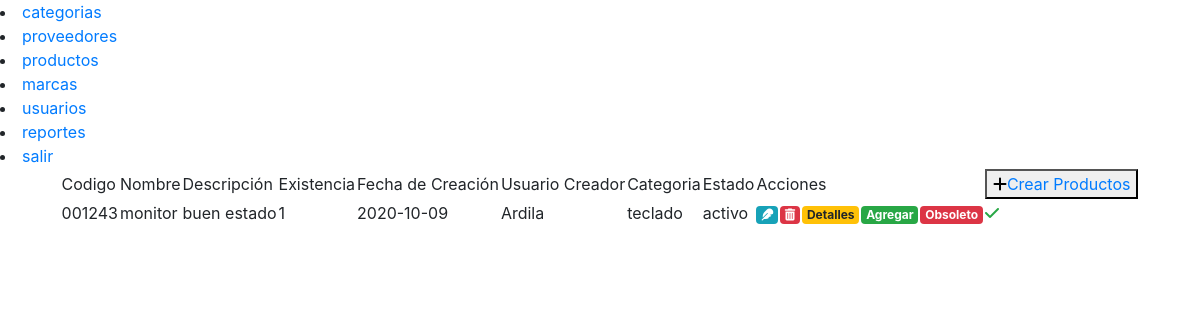
The page /codigo/pre_consultar_productos.php (signed in) on the database as committed earlier.
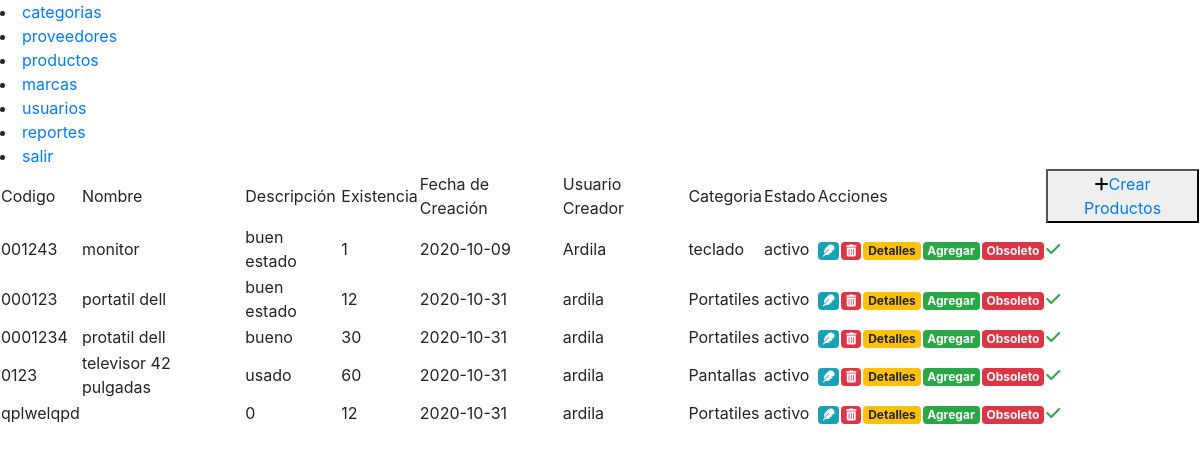
The same page on the database as committed later.
### tables this page shows
CREATE TABLE IF NOT EXISTS `productos` (
  `id_product` int(5) NOT NULL AUTO_INCREMENT,
  `codigo` varchar(15) NOT NULL,
  `codigo_barra` varchar(40) DEFAULT NULL,
  `nombre` varchar(50) NOT NULL,
  `descripcion` varchar(100) NOT NULL,
  `existencia` varchar(5) NOT NULL,
  `fecha_modificacion` date DEFAULT NULL,
  `fecha_creacion` date NOT NULL,
  `usuario_creacion` varchar(20) NOT NULL,
  `usuario_modificacion` varchar(20) DEFAULT NULL,
  `fk_id_estado` varchar(4) NOT NULL,
  `fk_id_categoria` varchar(4) NOT NULL,
  `fk_id_proveedor` varchar(4) NOT NULL,
  `fk_id_marca` varchar(4) NOT NULL,
  PRIMARY KEY (`id_product`)
);

CREATE TABLE IF NOT EXISTS `categorias` (
  `id_categorias` int(5) NOT NULL AUTO_INCREMENT,
  `codigo_categoria` varchar(15) NOT NULL,
  `fecha_creacion` date NOT NULL,
  `fecha_modificacion` date DEFAULT NULL,
  `usuario_modificacion` varchar(10) NOT NULL,
  `cat_descripcion` varchar(100) NOT NULL,
  `usuario_creacion` varchar(10) NOT NULL,
  `fk_id_estado` varchar(5) NOT NULL,
  PRIMARY KEY (`id_categorias`)
);

CREATE TABLE IF NOT EXISTS `estados` (
  `id_estado` int(5) NOT NULL AUTO_INCREMENT,
  `nombre_estado` varchar(20) NOT NULL,
  PRIMARY KEY (`id_estado`)
);

### codigo/pre_consultar_productos.php (the view, shortened to what this page needs)
<!DOCTYPE html>
<html lang="en">
<head>
</head>
<body>
   <div id="banner">
    <?php
    include("banner_admin.php");
    ?>
   </div>
   <div id="body" align="center">
    <table>
    <tr>
        <td>Codigo</td>
        <td>Nombre</td>
        <td>Descripci&oacute;n</td>
        <td>Existencia</td>
        <td>Fecha de Creaci&oacute;n</td>
        <td>Usuario Creador</td>
        <td>Categoria</td>
        <td>Estado</td>
        <td colspan="5">Acciones</td>
        <td><button type="submit"><i class="fas fa-plus"></i><a href="pre_crear_productos.php">Crear Productos</a></button></td>
    </tr>
    <?php
    include("conexion.php");
    $consulta="SELECT P.codigo,P.nombre,P.descripcion,P.fecha_creacion,P.usuario_creacion,P.fk_id_categoria,
                      P.fk_id_estado,P.id_product,P.existencia,
                      C.id_categorias,C.cat_descripcion,
                      E.id_estado,E.nombre_estado
                      FROM productos P
                      INNER JOIN categorias C
                      ON P.fk_id_categoria = C.id_categorias
                      INNER JOIN estados E
                      ON P.fk_id_estado = E.id_estado";
    if(!$resultado=$db->query($consulta)){
    die('hay un error con la consulta o los datos no existen vuelve a comprobar !!![' . $db->error . ']');
    }
    while($fila=$resultado->fetch_assoc()){
        $bcodigo=stripslashes($fila['codigo']);
        $bnombre=stripslashes($fila['nombre']);
        $bdescripcion=stripslashes($fila['descripcion']);
        $bfecha_creacion=stripslashes($fila['fecha_creacion']);
        $busuario_creacion=stripslashes($fila['usuario_creacion']);
        $bfk_id_categoria=stripslashes($fila['cat_descripcion']);
        $bfk_id_estado=stripslashes($fila['nombre_estado']);
        $bid_product=stripslashes($fila['id_product']);
        $bexistencia=stripslashes($fila['existencia']);
        echo "<tr>";
        echo "<td class='id_prod'>$bcodigo</td>";
        echo "<td>$bnombre</td>";
        echo "<td>$bdescripcion</td>";
        echo "<td>$bexistencia</td>";
        echo "<td>$bfecha_creacion</td>";
        echo "<td>$busuario_creacion</td>";
        echo "<td>$bfk_id_categoria</td>";
        echo "<td>$bfk_id_estado</td>";
        ?>
        <td>
            <a href="#" class="badge badge-info act_btn" prod="<?php echo $bid_product; ?>"><i class="fas fa-feather"></i></a>
        </td>
        <td>
            <a href="#" class="badge badge-danger delete_btn"><i class="fas fa-trash-alt"></i></a>
        </td>
        <td>
        <a href="#" class="badge badge-warning info_btn" prod="<?php echo $bid_product;?>">Detalles</a>
        </td>
        <td>
        <a href="#" class="badge badge-success add_btn" prod="<?php echo $bid_product;?>">Agregar</a>
        </td>
        <td>
        <a href="#" class="badge badge-danger obs_btn" prod="<?php echo $bid_product;?>">Obsoleto</a>
        </td>
        <?php
        if($bfk_id_estado=="activo"){
            echo "<td><a href='neg_cambiar_estado_prod.php?id=$bid_product'><i class='fas fa-check text-success'></i></a></td>";
        }
        echo "</tr>";
    }
    ?>
 </table>
</div>
</body>
</html>

### codigo/banner_admin.php (shortened to what this page needs)
<!DOCTYPE html>
<html lang="en">
<head>
    <link rel="stylesheet" href="https://cdn.jsdelivr.net/npm/bootstrap@4.5.3/dist/css/bootstrap.min.css">
</head>
<body>
    <nav>
        <li><a href="pre_consultar_categorias.php">categorias</a></li>
        <li><a href="pre_consultar_proveedores.php">proveedores</a></li>
        <li><a href="pre_consultar_productos.php">productos</a></li>
        <li><a href="pre_consultar_marcas.php">marcas</a></li>
        <li><a href="pre_consultar_usuarios.php">usuarios</a></li>
        <li><a href="pre_consultar_reportes.php">reportes</a></li>
        <li><a href="salir.php">salir</a></li>
    </nav>
</body>
</html>

Rows that differ between the two databases and show on the page:
added productos: codigo "000123", nombre "portatil dell", descripcion "buen estado", existencia "12", fecha_creacion "2020-10-31", usuario_creacion "ardila", categorias.cat_descripcion "Portatiles", estados.nombre_estado "activo"
added productos: codigo "0001234", nombre "protatil dell", descripcion "bueno", existencia "30", fecha_creacion "2020-10-31", usuario_creacion "ardila", categorias.cat_descripcion "Portatiles", estados.nombre_estado "activo"
added productos: codigo "0123", nombre "televisor 42 pulgadas", descripcion "usado", existencia "60", fecha_creacion "2020-10-31", usuario_creacion "ardila", categorias.cat_descripcion "Pantallas", estados.nombre_estado "activo"
added productos: codigo "qplwelqpd", descripcion "0", existencia "12", fecha_creacion "2020-10-31", usuario_creacion "ardila", categorias.cat_descripcion "Portatiles", estados.nombre_estado "activo"
